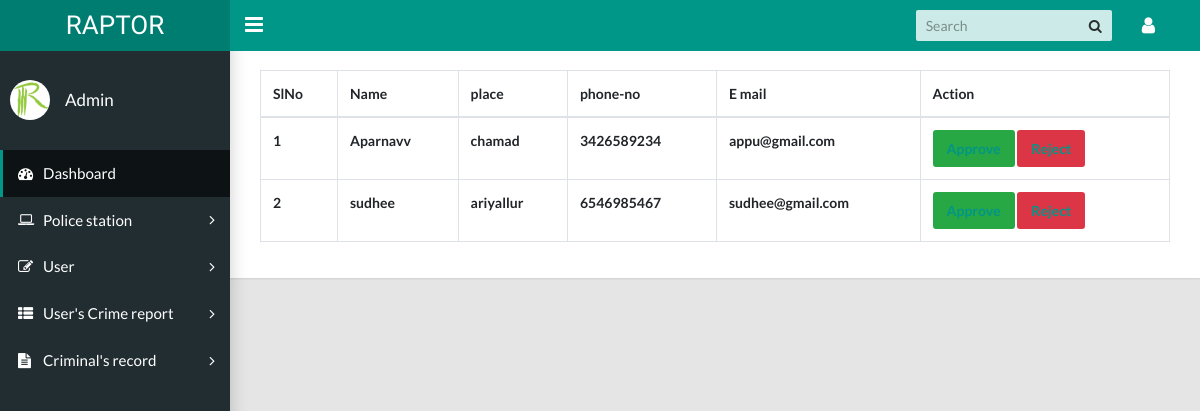
The app's page /manageruser with its own data.
### police/models.py (models this page shows, shortened)
class user(models.Model):
    fullname=models.CharField(max_length=200)
    place=models.CharField(max_length=600)
    phone_number=models.CharField(max_length=10)
    Log_id=models.ForeignKey(Log,on_delete=models.CASCADE)
    role=models.CharField(max_length=20)
    email=models.EmailField(max_length=40)
    userstatus=models.CharField(max_length=20)

### police/views.py (the view)
# urls.py: path("manageruser",views.manageruser_page,name="manageruser_page"),
def manageruser_page(request):
      data=user.objects.all()
      return render(request,'manageruser.html',{'data':data})

### police/templates/manageruser.html (shortened to what this page needs)
<!DOCTYPE html>
<html lang="en">
  <head>
    <link rel="stylesheet" type="text/css" href="../static/css/main.css">
    <link rel="stylesheet" type="text/css" href="https://maxcdn.bootstrapcdn.com/font-awesome/4.7.0/css/font-awesome.min.css">
  </head>
  <body class="app sidebar-mini">
    <header class="app-header"><a class="app-header__logo" href="index.html">RAPTOR</a>
      <a class="app-sidebar__toggle" href="#" data-toggle="sidebar" aria-label="Hide Sidebar"></a>
      <ul class="app-nav">
        <li class="app-search">
          <input class="app-search__input" type="search" placeholder="Search">
          <button class="app-search__button"><i class="fa fa-search"></i></button>
        </li>
        <li class="dropdown"><a class="app-nav__item" href="#" data-toggle="dropdown" aria-label="Open Profile Menu"><i class="fa fa-user fa-lg"></i></a>
        </li>
      </ul>
    </header>
    <aside class="app-sidebar">
      <div class="app-sidebar__user"><img class="app-sidebar__user-avatar" src="../static/images/raptor_logo.png" alt="User Image" height="40px"width="40">
        <div>
         <p class="app-sidebar__user-name">Admin</p>
       </div>
      </div>
      <ul class="app-menu">
        <li><a class="app-menu__item active" href="{% url 'dash_page'%}"><i class="app-menu__icon fa fa-dashboard"></i><span class="app-menu__label">Dashboard</span></a></li>
        <li class="treeview"><a class="app-menu__item" href="#" data-toggle="treeview"><i class="app-menu__icon fa fa-laptop"></i><span class="app-menu__label">Police station</span><i class="treeview-indicator fa fa-angle-right"></i></a>
        <li class="treeview"><a class="app-menu__item" href="#" data-toggle="treeview"><i class="app-menu__icon fa fa-edit"></i><span class="app-menu__label">User</span><i class="treeview-indicator fa fa-angle-right"></i></a>
        </li>
        <li class="treeview"><a class="app-menu__item" href="#" data-toggle="treeview"><i class="app-menu__icon fa fa-th-list"></i><span class="app-menu__label">User's Crime report </span><i class="treeview-indicator fa fa-angle-right"></i></a>
        </li>
        <li class="treeview"><a class="app-menu__item" href="#" data-toggle="treeview"><i class="app-menu__icon fa fa-file-text"></i><span class="app-menu__label">Criminal's record</span><i class="treeview-indicator fa fa-angle-right"></i></a>
        </li>
      </ul>
    </aside>
    <main class="app-content">
      <div class="app-title">
            <table class="table table-bordered">
              <thead>
                <tr>
                  <th>SlNo</th>
                  <th>Name</th>
                  <th>place</th>
                  <th>phone-no</th>
                  <th>E mail</th>
                  <th>Action</th>
                </tr>
              </thead>
              <tbody>
                {% for i in data %}
                {% if i.userstatus == "0" %}
                <tr>
                  <th>{{forloop.counter}}</th>
                  <th>{{i.fullname}}</th>
                  <th>{{i.place}}</th>
                  <th>{{i.phone_number}}</th>
                  <th>{{i.email}}</th>
                  <td>
                    <button class="btn btn-success" type="button"><a href="{% url 'approveuser_page' i.id %}">Approve</a></button>
                    <button class="btn btn-danger" type="button"><a href="{% url 'reject_user' i.id %}">Reject</a></button>
                  </td>
                </tr>
               {% endif %}
               {% endfor  %}
              </tbody>
            </table>
          </div>
    </main>
  </body>
</html>

### records on screen
user: fullname "Aparnavv", place "chamad", phone_number "3426589234", email "appu@gmail.com"
user: fullname "sudhee", place "ariyallur", phone_number "6546985467", email "sudhee@gmail.com"
